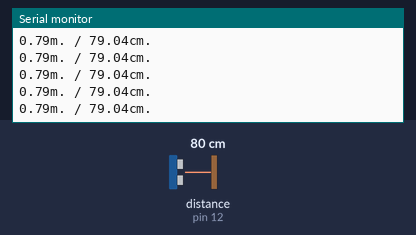
Simulated run of this sketch. Board: Arduino Uno, built with avr-gcc and run on an emulated ATmega328P. Shown: the last lines printed to the serial monitor. Wiring (inferred from the names in the program): ultrasonic range finder: trigger pin 11; echo pin 12. The test bench sets the inputs (shaded band); at power-on: distance to the obstacle (sensor on pin 12) 80 cm. The echo pulse lasts 58.3 µs per cm.

Above: at 1.2 s.
1.3 s: distance to the obstacle (sensor on pin 12) set to 2 cm
At 2.0 s:
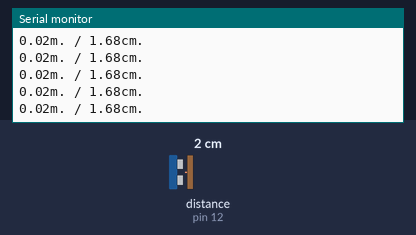
4.3 s: distance to the obstacle (sensor on pin 12) set to 120 cm
At 5.1 s:
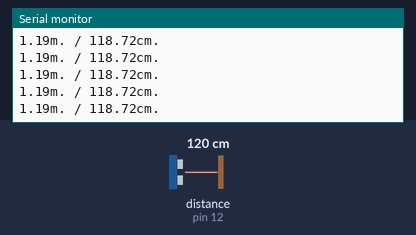
7.3 s: distance to the obstacle (sensor on pin 12) set to 4 cm
At 8.3 s:
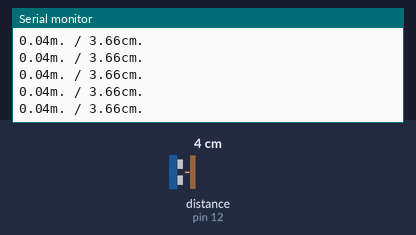
Timing chart, 0 to 10.3 s (numbered marks = the images above; inputs shaded):
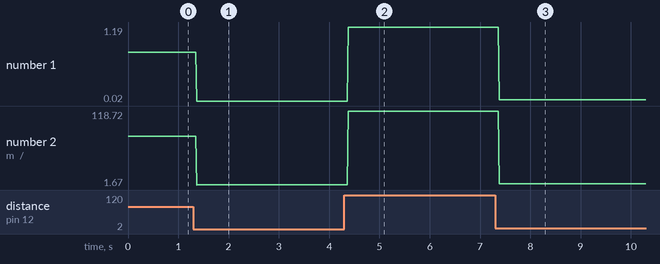

Measured:
- after the input at 1.3 s, the serial monitor: prints a new line after 0.07 s (image 1)
- after the input at 4.3 s, the serial monitor: prints a new line after 0.08 s (image 2)
- after the input at 7.3 s, the serial monitor: prints a new line after 0.08 s (image 3)
- plotted number 1: 0.79 → 0.02 after the input at 1.3 s, 0.02 → 1.19 after the input at 4.3 s, 1.19 → 0.04 after the input at 7.3 s
- plotted number 2: 79.04 → 1.68 after the input at 1.3 s, 1.68 → 118.72 after the input at 4.3 s, 118.72 → 3.66 after the input at 7.3 s

The sketch:

sensor_de_proximidad.ino
```cpp
//Indicar en qué pines está el trig y el echo
int trigPin = 11;
int echoPin = 12;
float duracion, cm, metros;


void setup() {
  Serial.begin (9600);
  //Define inputs and outputs
  pinMode(trigPin, OUTPUT);
  pinMode(echoPin, INPUT);
}

void loop() {
  // Lectura de sensores
  digitalWrite(trigPin, LOW);
  delayMicroseconds(2);
  digitalWrite(trigPin, HIGH);
  delayMicroseconds(10);
  digitalWrite(trigPin, LOW);
  pinMode(echoPin, INPUT);
  duracion = pulseIn(echoPin, HIGH);

  // conversion de tiempo a distancia
  cm = (duracion/2) / 29.3884268;
  metros = cm / 100;

  // Muestra la distancia en el terminal
  Serial.print(metros);
  Serial.print("m. / ");
  Serial.print(cm);
  Serial.print("cm.");
  Serial.println();
}
```

encender_y_apagar_led.ino
```cpp
int encender(int Numero_del_Led){
	Serial.println("Led encendido");
	digitalWrite(Numero_del_Led, HIGH);
}

int apagar(int Numero_del_Led){
	Serial.println("Led apagado");
	digitalWrite(Numero_del_Led, LOW);
}
```
